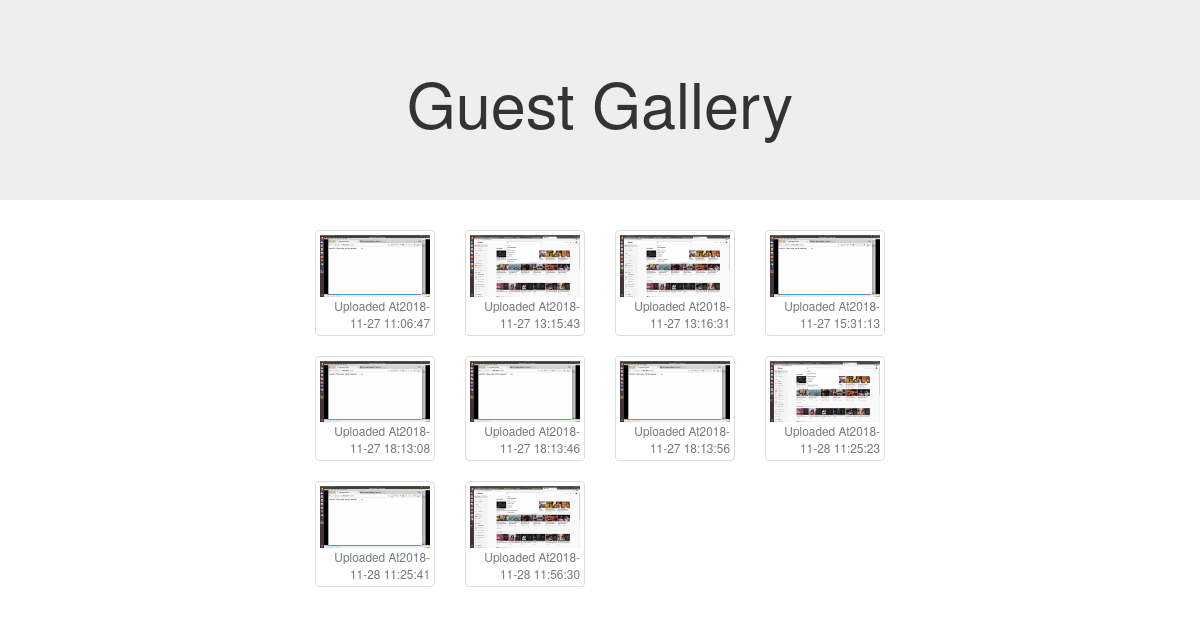
The page /GuestGallery.php on the database its author committed.
### tables this page shows
CREATE TABLE `images` (
  `id` int(11) NOT NULL AUTO_INCREMENT,
  `caption` varchar(200) NOT NULL,
  `size` int(11) NOT NULL,
  `ext` varchar(100) DEFAULT NULL,
  `mime` varchar(100) DEFAULT NULL,
  `original_name` varchar(100) DEFAULT NULL,
  `user_id` int(11) NOT NULL,
  `album_id` int(11) NOT NULL,
  `image_name` varchar(255) NOT NULL,
  `created_at` datetime NOT NULL,
  `updated_at` datetime NOT NULL,
  `deleted_at` datetime DEFAULT NULL,
  `view_status` tinyint(1) NOT NULL,
  PRIMARY KEY (`id`),
  KEY `images_albums_FK` (`album_id`),
  KEY `images_users_FK` (`user_id`),
  CONSTRAINT `images_albums_FK` FOREIGN KEY (`album_id`) REFERENCES `albums` (`id`),
  CONSTRAINT `images_users_FK` FOREIGN KEY (`user_id`) REFERENCES `users` (`id`)
);

### model/view.php (called while the page is built, shortened)
<?php
class view
{
    function display($filename,$details=[],$header='header',$footer='footer'){
        extract($details);
         require_once 'includes/'.$header.'.php';
         require_once 'views/'.$filename.'.php';
    }
}
?>

### GuestGallery.php (called while the page is built, shortened)
<?php
require_once "model/view.php";
$data = [];
    $imageobj = new Image();
    $viewobj = new view();
    $data['results'] = $imageobj->whereClause([
        'view_status'=>1,
    ]);
$viewobj->display('GuestGallery',$data);
?>

### model/DB.php (called while the page is built, shortened)
<?php
class DB
{
    protected static $connection = NULL;
    protected $_table;
    protected $clause;
    protected $trimmedclause;
    protected function connect()
    {
        try
        {
            if(is_null(self::$connection))
            {
                self::$connection = new PDO('mysql:host='.DB_HOST.';dbname='.DB_NAME,DB_USER,DB_PASS);
                self::$connection->setAttribute(PDO::ATTR_ERRMODE,PDO::ERRMODE_EXCEPTION);
                return self::$connection;
            }
            return self::$connection;
        }
        catch(PDOExeption $e)
        {
            die();
        }
    }
    public function setTable(string $name)
    {
        $this->_table = $name;
    }
    public function getTable() :string
    {
        return $this->_table;
    }
    public function whereClause(array $args)
    {   $row = [];
    $sql ="SELECT * FROM {$this->getTable()} ";
    $sql .='WHERE ';
    $sql .=$this->trimmedclause;
    $stmt = self::$connection->prepare($sql);
    foreach($args as $key => $value)
    {
        $stmt->bindValue(":$key", $value);
    }
    $stmt->execute();
    $row = $stmt->fetchAll(PDO::FETCH_ASSOC);
    return $row;
    }
   public function arrayToClause(array $args)
   {
    foreach($args as $key => $value )
    {
      $this->clause .= "$key =:$key AND ";
    }
    $this->trimmedclause = rtrim($this->clause,"AND ");
   }
}
?>

### views/GuestGallery.php (the view, shortened to what this page needs)
<?php
$location = 'images/thumbnail/thumb_';
$location_original = 'images/';
?>
 <section class="jumbotron text-center">
        <div class="container">
          <h1 class="jumbotron-heading">Guest Gallery</h1>
        </div>
      </section>
<div class="col-md-6 col-md-offset-3">
	        <div class="row">
                <?php
                if(isset($results)&&!empty($results))
                {
                    foreach($results as $result)
                    {
                        if(empty($result['deleted_at']))
                        {
                ?>
                            <div class='list-group gallery'>
                                <div class='col-sm-4 col-xs-6 col-md-3 col-lg-3'>
                                        <a class="thumbnail fancybox" rel="ligthbox" href="<?=$location_original.$result['image_name']?>">
                                            <img class="img-responsive" alt="" src="<?=$location.$result['image_name']?>" />
                                            <div class='text-right'>
                                                <small class='text-muted'>Uploaded At<?=$result['created_at']?></small>
                                            </div>
                                        </a>
                                </div>
                            </div>
                <?php
                        }
                    }
                ?>
	        </div>
</div>
<?php
}
?>

### includes/header.php (shortened to what this page needs)
<head>
    <link href="//maxcdn.bootstrapcdn.com/bootstrap/3.3.0/css/bootstrap.min.css" rel="stylesheet" id="bootstrap-css">
    <link rel="stylesheet" href="https://cdnjs.cloudflare.com/ajax/libs/font-awesome/4.7.0/css/font-awesome.min.css">
    <link rel="stylesheet" href="assets/style.css">
</head>

### views/GuestGallery.php (style rules this page uses)
.list-group { padding-left: 0; margin-bottom: 0px; }

### rows shown on the page
images: image_name (picture), created_at "2018-11-27 11:06:47"
images: image_name (picture), created_at "2018-11-27 13:15:43"
images: image_name (picture), created_at "2018-11-27 13:16:31"
images: image_name (picture), created_at "2018-11-27 15:31:13"
images: image_name (picture), created_at "2018-11-27 18:13:08"
images: image_name (picture), created_at "2018-11-27 18:13:46"
images: image_name (picture), created_at "2018-11-27 18:13:56"
images: image_name (picture), created_at "2018-11-28 11:25:23"
images: image_name (picture), created_at "2018-11-28 11:25:41"
images: image_name (picture), created_at "2018-11-28 11:56:30"
